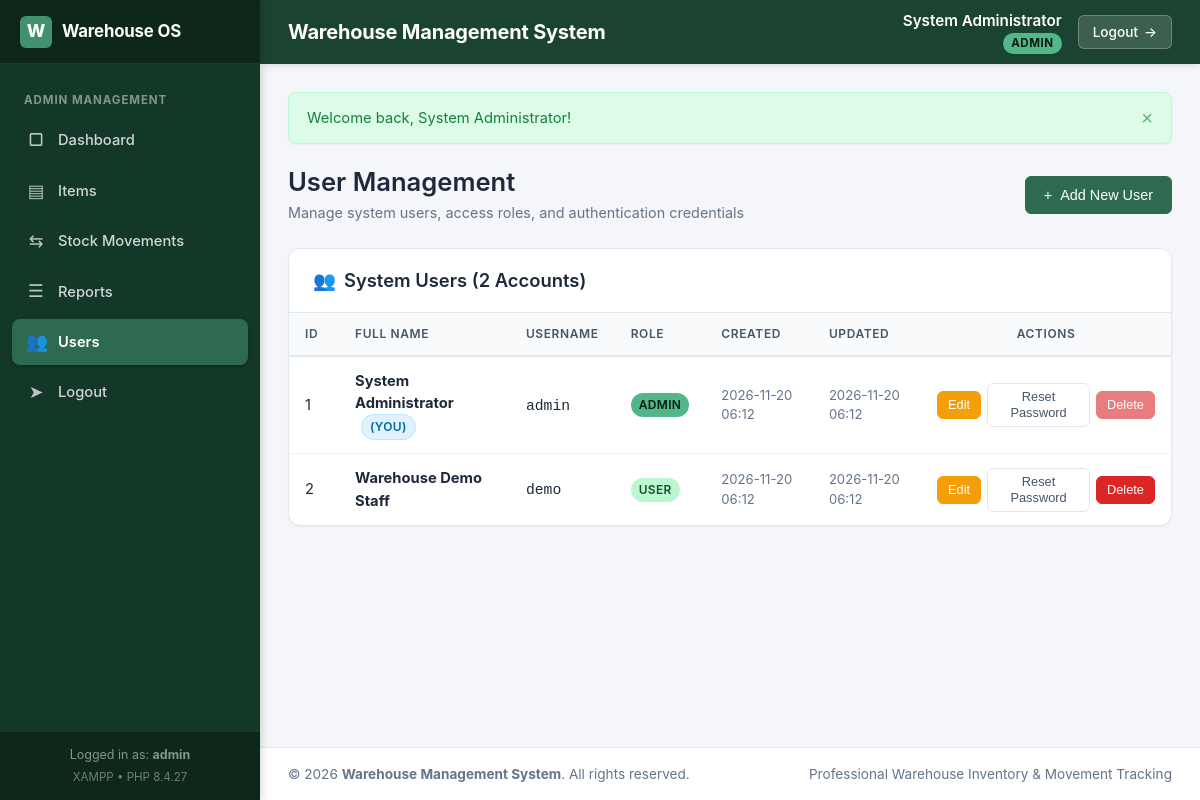
The page /admin/users.php (signed in) on the database its author committed.
### tables this page shows
CREATE TABLE `users` (
    `id` INT UNSIGNED NOT NULL AUTO_INCREMENT,
    `full_name` VARCHAR(100) NOT NULL,
    `username` VARCHAR(50) NOT NULL,
    `password_hash` VARCHAR(255) NOT NULL,
    `role` ENUM('admin', 'user') NOT NULL DEFAULT 'user',
    `is_active` TINYINT(1) NOT NULL DEFAULT 1,
    `created_at` TIMESTAMP NOT NULL DEFAULT CURRENT_TIMESTAMP,
    `updated_at` TIMESTAMP NOT NULL DEFAULT CURRENT_TIMESTAMP ON UPDATE CURRENT_TIMESTAMP,
    PRIMARY KEY (`id`),
    UNIQUE KEY `uk_users_username` (`username`)
);

### includes/functions.php (called while the page is built, shortened)
<?php
function e(?string $string): string {
    return htmlspecialchars((string)($string ?? ''), ENT_QUOTES, 'UTF-8');
}
function url(string $path = ''): string {
    $base = defined('BASE_PATH') ? BASE_PATH : '';
    $path = '/' . ltrim($path, '/');
    return rtrim($base, '/') . $path;
}
function formatDateTime(?string $dateStr, string $format = 'Y-m-d H:i'): string {
    $time = strtotime($dateStr);
    return $time ? date($format, $time) : '-';
}
function getFlash(): ?array {
    if (isset($_SESSION['flash_message'])) {
        $flash = $_SESSION['flash_message'];
        return $flash;
    }
    return null;
}

### includes/auth.php (called while the page is built, shortened)
<?php
require_once __DIR__ . '/functions.php';
function isLoggedIn(): bool {
    return !empty($_SESSION['user_id']) && !empty($_SESSION['user_role']);
}
function getCurrentUser(): ?array {
    return [
        'id'        => (int)$_SESSION['user_id'],
        'username'  => $_SESSION['username'] ?? '',
        'full_name' => $_SESSION['full_name'] ?? '',
        'role'      => $_SESSION['user_role'] ?? '',
    ];
}

### admin/users.php (the view, shortened to what this page needs)
<?php
require_once __DIR__ . '/../includes/init.php';
$activeNav = 'users';
$stmtUsers = $pdo->query("SELECT id, full_name, username, role, is_active, created_at, updated_at FROM users ORDER BY id ASC");
$users = $stmtUsers->fetchAll();
require_once __DIR__ . '/../includes/header.php';
?>
<div class="page-header">
    <div class="page-title-wrap">
        <h1>User Management</h1>
        <div class="page-subtitle">Manage system users, access roles, and authentication credentials</div>
    </div>
    <div class="page-actions">
        <button type="button" class="btn btn-primary" data-modal-target="addUserModal">
            <span>&plus;</span> Add New User
        </button>
    </div>
</div>
<div class="card-panel">
    <div class="card-header">
        <div class="card-title">
            <span>&#128101;</span> System Users (<?= count($users); ?> Accounts)
        </div>
    </div>
    <div class="card-body" style="padding: 0;">
        <div class="table-responsive">
            <table class="data-table">
                <thead>
                    <tr>
                        <th style="width: 50px;">ID</th>
                        <th>Full Name</th>
                        <th>Username</th>
                        <th>Role</th>
                        <th>Created</th>
                        <th>Updated</th>
                        <th class="text-center" style="width: 250px;">Actions</th>
                    </tr>
                </thead>
                <tbody>
                    <?php foreach ($users as $u): ?>
                        <tr>
                            <td><?= (int)$u['id']; ?></td>
                            <td>
                                <strong><?= e($u['full_name']); ?></strong>
                                <?php if ((int)$u['id'] === $currentUser['id']): ?>
                                    <span class="badge badge-info" style="margin-left: 6px;">(You)</span>
                                <?php endif; ?>
                            </td>
                            <td><code><?= e($u['username']); ?></code></td>
                            <td>
                                <span class="badge user-role-badge <?= e($u['role']); ?>">
                                    <?= e(strtoupper($u['role'])); ?>
                                </span>
                            </td>
                            <td style="font-size: 0.82rem; color: #64748b;"><?= formatDateTime($u['created_at']); ?></td>
                            <td style="font-size: 0.82rem; color: #64748b;"><?= formatDateTime($u['updated_at']); ?></td>
                            <td class="text-center">
                                <div class="action-buttons" style="justify-content: center;">
                                    <button type="button"
                                            class="btn btn-warning btn-sm"
                                            title="Edit User"
                                            onclick="openEditUserModal(<?= htmlspecialchars(json_encode($u), ENT_QUOTES, 'UTF-8'); ?>)">
                                        Edit
                                    </button>
                                    <button type="button"
                                            class="btn btn-secondary btn-sm"
                                            title="Reset Password"
                                            onclick="openResetPasswordModal(<?= (int)$u['id']; ?>, '<?= e(addslashes($u['username'])); ?>')">
                                        Reset Password
                                    </button>
                                    <?php if ((int)$u['id'] === $currentUser['id']): ?>
                                        <button type="button"
                                                class="btn btn-danger btn-sm"
                                                disabled
                                                title="You cannot delete your own logged-in account">
                                            Delete
                                        </button>
                                    <?php else: ?>
                                        <form method="POST" action="<?= url('/admin/users.php'); ?>" style="display: inline;">
                                            <button type="submit"
                                                    class="btn btn-danger btn-sm"
                                                    data-confirm="Are you sure you want to delete user '<?= e($u['username']); ?>'? This action cannot be undone."
                                                    title="Delete User">
                                                Delete
                                            </button>
                                        </form>
                                    <?php endif; ?>
                                </div>
                            </td>
                        </tr>
                    <?php endforeach; ?>
                </tbody>
            </table>
        </div>
    </div>
</div>
<?php require_once __DIR__ . '/../includes/footer.php'; ?>

### includes/header.php (shortened to what this page needs)
<?php
$currentUser = getCurrentUser();
?>
<!DOCTYPE html>
<html lang="en">
<head>
    <link rel="stylesheet" href="<?= url('/assets/css/style.css'); ?>">
</head>
<body>
<div class="app-layout">
    <header class="app-header">
        <div class="header-brand">
            <div class="header-title"><?= e(APP_NAME); ?></div>
        </div>
        <?php if ($currentUser): ?>
        <div class="header-user">
            <div class="user-profile-info">
                <span class="user-name"><?= e($currentUser['full_name']); ?></span>
                <span class="user-role-badge <?= e($currentUser['role']); ?>">
                    <?= e(strtoupper($currentUser['role'])); ?>
                </span>
            </div>
            <a href="<?= url('/logout.php'); ?>" class="header-logout-btn" title="Sign out of system">
                <span>Logout</span> &rarr;
            </a>
        </div>
        <?php endif; ?>
    </header>
    <?php require_once __DIR__ . '/nav.php'; ?>
    <div class="main-wrapper">
        <main class="main-content">
            <?php
            $flash = getFlash();
            if ($flash):
                $alertTypeClass = match($flash['type']) {
                    'danger', 'error' => 'alert-danger',
                    'warning'         => 'alert-warning',
                    'info'            => 'alert-info',
                    default           => 'alert-success',
                };
            ?>
            <div class="alert <?= $alertTypeClass; ?>" role="alert">
                <div class="alert-content">
                    <span><?= e($flash['text']); ?></span>
                </div>
                <button type="button" class="alert-close" aria-label="Dismiss alert">&times;</button>
            </div>
            <?php endif; ?>

### includes/nav.php (shortened to what this page needs)
<?php
$currentUser = getCurrentUser();
$role = $currentUser['role'] ?? 'user';
$currentScript = basename($_SERVER['SCRIPT_NAME'] ?? '');
$activeNav = $activeNav ?? '';
?>
<aside class="app-sidebar" id="appSidebar">
    <div class="sidebar-brand">
        <div class="sidebar-logo-icon">W</div>
        <div class="sidebar-brand-text">Warehouse OS</div>
    </div>
    <nav class="sidebar-nav">
        <?php if ($role === 'admin'): ?>
            <div class="nav-section-title">Admin Management</div>
            <ul class="nav-list">
                <li>
                    <a href="<?= url('/admin/dashboard.php'); ?>"
                       class="nav-link <?= ($activeNav === 'dashboard' || $currentScript === 'dashboard.php') ? 'active' : ''; ?>">
                        <span class="nav-icon">&#9634;</span>
                        <span>Dashboard</span>
                    </a>
                </li>
                <li>
                    <a href="<?= url('/admin/items.php'); ?>"
                       class="nav-link <?= ($activeNav === 'items' || $currentScript === 'items.php') ? 'active' : ''; ?>">
                        <span class="nav-icon">&#9636;</span>
                        <span>Items</span>
                    </a>
                </li>
                <li>
                    <a href="<?= url('/admin/movements.php'); ?>"
                       class="nav-link <?= ($activeNav === 'movements' || $currentScript === 'movements.php') ? 'active' : ''; ?>">
                        <span class="nav-icon">&#8646;</span>
                        <span>Stock Movements</span>
                    </a>
                </li>
                <li>
                    <a href="<?= url('/admin/reports.php'); ?>"
                       class="nav-link <?= ($activeNav === 'reports' || $currentScript === 'reports.php') ? 'active' : ''; ?>">
                        <span class="nav-icon">&#9776;</span>
                        <span>Reports</span>
                    </a>
                </li>
                <li>
                    <a href="<?= url('/admin/users.php'); ?>"
                       class="nav-link <?= ($activeNav === 'users' || $currentScript === 'users.php') ? 'active' : ''; ?>">
                        <span class="nav-icon">&#128101;</span>
                        <span>Users</span>
                    </a>
                </li>
                <li>
                    <a href="<?= url('/logout.php'); ?>" class="nav-link">
                        <span class="nav-icon">&#10148;</span>
                        <span>Logout</span>
                    </a>
                </li>
            </ul>
        <?php endif; ?>
    </nav>
    <div class="sidebar-footer">
        <div>Logged in as: <strong><?= e($currentUser['username'] ?? ''); ?></strong></div>
        <div style="font-size: 0.72rem; margin-top: 4px; opacity: 0.8;">XAMPP &bull; PHP <?= phpversion(); ?></div>
    </div>
</aside>

### rows shown on the page
users: full_name "System Administrator", role "ADMIN", username "admin", id "1", shows "(YOU)", created_at "2026-11-20 06:12", updated_at "2026-11-20 06:12", shows "Delete"
users: id "2", full_name "Warehouse Demo Staff", username "demo", role "USER", created_at "2026-11-20 06:12", updated_at "2026-11-20 06:12"

### other values the page prints
APP_NAME "Warehouse Management System"
phpversion() "8.4.27"
$flash['text'] "Welcome back, System Administrator!"
count($users) "2"
